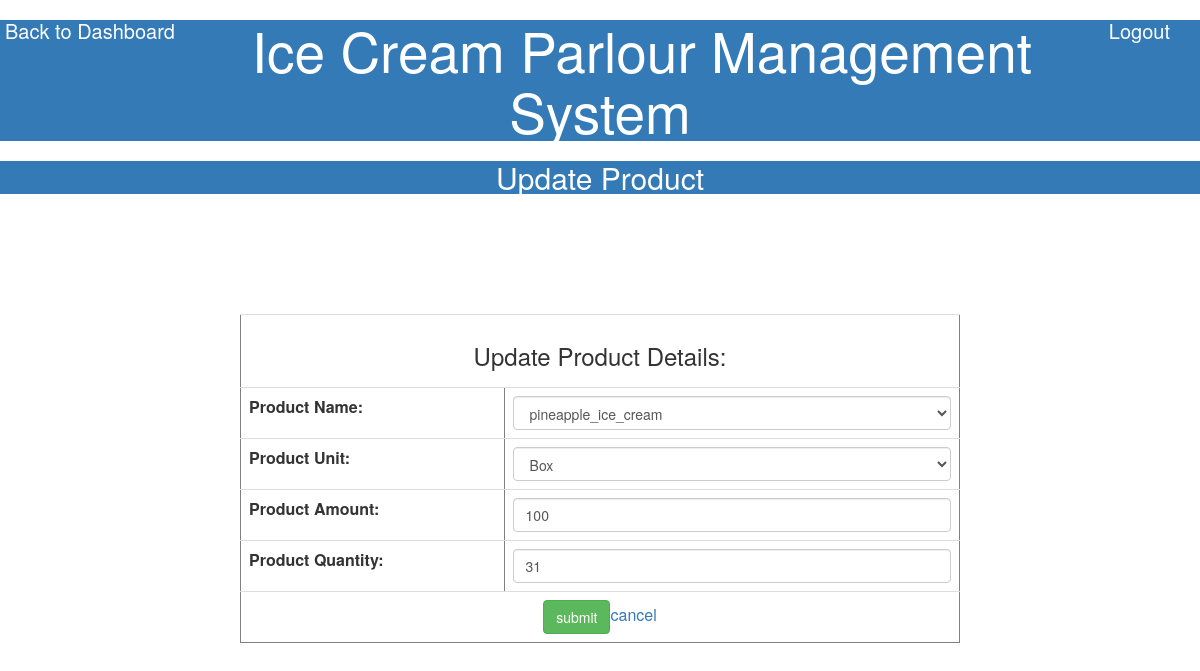
The app's page /admin/updateproductform.php?sid=44 (signed in) with its own data.
### tables this page shows
CREATE TABLE `product_detail` (
  `p_id` int(11) NOT NULL,
  `p_name` varchar(100) NOT NULL,
  `p_unit` varchar(100) NOT NULL,
  `p_amount` double NOT NULL,
  `remaining_quantity` varchar(100) NOT NULL
);

### admin/updateproductform.php (the view, shortened to what this page needs)
<?php
include('dbcon.php');
$sid=$_GET['sid'];
$sql="select * from product_detail where p_id='$sid'";
$run=mysqli_query($con,$sql);
$data=mysqli_fetch_assoc($run);
?>
<html>
<head>
  <link rel="stylesheet" href="https://maxcdn.bootstrapcdn.com/bootstrap/3.4.0/css/bootstrap.min.css">
<link rel="stylesheet" href="" type="text/css">
</head>
<body>
<div>
<h4><a href="admindashboard.php" style="float:left;margin-left:5px;color:#fff;font-size:20px;">Back to Dashboard</a></h4>
<h4><a href="logout.php" style="float:right;margin-right:30px;color:#fff;font-size:20px;">Logout</a></h4>
<h1 class="bg-primary text-center font-weight-bold" style="font-size:55px;">Ice Cream Parlour Management System</h1>
<h1 class="bg-primary text-center font-weight-bold" style="font-size:30px;">Update Product</h1>
</div>
<form action="updateproductdata.php" method="post">
<br>
<table align="center" class="table table-borders" border="1" style="width:60%; height:40%; margin-top:90px;">
<tr>
<th colspan="2" align="center"><center><h3>Update Product Details:</h3></center></th>
</tr>
<tr>
<th align="center">Product Name:</th>
<td>
<select name="p_name" class="form-control" required>
<option><?php echo $data['p_name'];?></option>
</select>
</td>
</tr>
<tr>
<th align="center">Product Unit:</th>
<td>
<select name="p_unit" class="form-control" required>
<option><?php echo $data['p_unit'];?></option>
</select>
</td>
</tr>
<tr>
<th align="center"> Product Amount:</th>
<td align="center"><input type="text" name="p_amount" value=<?php echo $data['p_amount'];?>  class="form-control" autocomplete="off" required></td>
</tr>
<tr>
<th align="center">Product Quantity:</th>
<td align="center"><input type="text" name="p_quantity" value=<?php echo $data['remaining_quantity'];?> class="form-control" class="text-center" required></td>
</tr>
<tr>
<td colspan="2" align="center">
<input type="submit" name="p_submit" value="submit" class="btn btn-success"><a href="updateproduct.php">cancel</a>
</td>
</tr>
</table>
</form>
</body>
</html>

### records on screen
product_detail: p_name "pineapple_ice_cream", p_unit "Box", p_amount "100", p_quantity "31"
